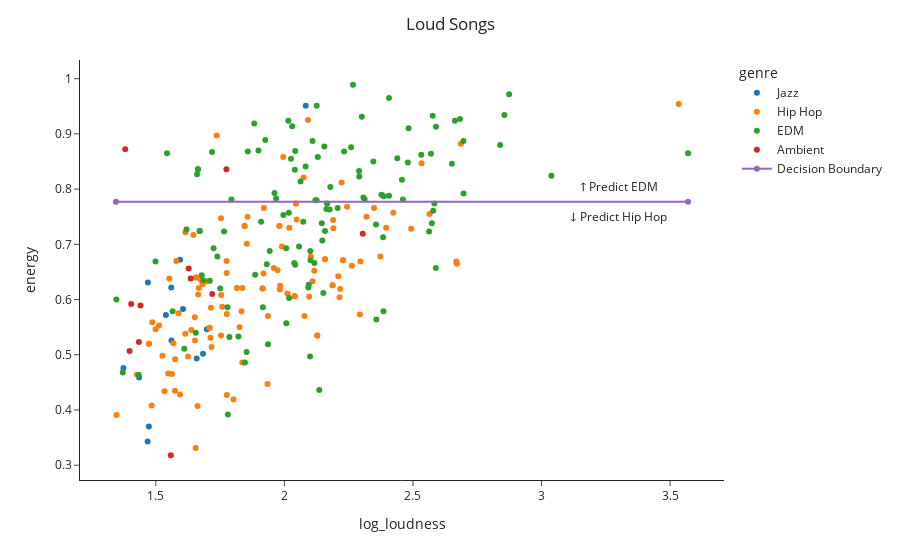

This figure's notebook cell:
### Code cell
loud_fig = px.scatter(track_df_loud, x='log_loudness', y='energy', color='genre',
                       hover_data=['name','artist'], template='simple_white')
loud_fig.update_layout(title_text='Loud Songs', title_x=0.5)
x1 = [loudness_cutoff, track_df_loud['log_loudness'].max()]
y1 = [energy_cutoff, energy_cutoff]
loud_fig.add_trace(go.Scatter(name='Decision Boundary', x=x1, y=y1))
# track_fig.add_trace(go.Scatter(x=x1, y=y1))
#track_fig.add_trace(go.Scatter(x=x2, y=y2))
loud_fig.add_annotation(x=3.3, y=energy_cutoff + 0.01,
            text="↑ Predict EDM",
            showarrow=False,
            yshift=10)
loud_fig.add_annotation(x=3.3, y=energy_cutoff - 0.045,
            text="↓ Predict Hip Hop",
            showarrow=False,
            yshift=10)
loud_fig.show()

### Figure 1 — Plotly figure (JSON) as saved in the notebook; plotly's stock layout.template omitted (floating-point values rounded to 4 significant figures; data arrays with more than 128 entries replaced by an {"elided": "..."} marker saying what was removed)
{"data": [{"customdata": [["Let's Get Lost", "Chet Baker"], ["Christmas Island", "Ella Fitzgerald"], ["Frosty The Snowman", "Ella Fitzgerald"], ["Milestones (feat. John Coltrane, Cannonball Adderley, Red Garland, Paul Chambers & Philly Joe Jones)", "Miles Davis"], ["Blue Train - Remastered 2003/Rudy Van Gelder Edition", "John Coltrane"], ["Take The Coltrane", "Duke Ellington"], ["Cantaloupe Island - Remastered 1999/Rudy Van Gelder Edition", "Herbie Hancock"], ["Watermelon Man - Remastered", "Herbie Hancock"], ["Chameleon", "Herbie Hancock"], ["Rockit", "Herbie Hancock"], ["Maiden Voyage - Remastered", "Herbie Hancock"], ["Moanin'", "Charles Mingus"], ["Track A- Solo Dancer", "Charles Mingus"], ["Track B- Duete Solo Dancers", "Charles Mingus"]], "hovertemplate": "genre=Jazz<br>log_loudness=%{x}<br>energy=%{y}<br>name=%{customdata[0]}<br>artist=%{customdata[1]}<extra></extra>", "legendgroup": "Jazz", "marker": {"color": "#1F77B4", "symbol": "circle"}, "mode": "markers", "name": "Jazz", "orientation": "v", "showlegend": true, "type": "scatter", "x": [1.473, 1.468, 1.684, 1.698, 1.659, 1.469, 1.606, 1.561, 1.594, 2.083, 1.435, 1.374, 1.56, 1.539], "xaxis": "x", "y": [0.37, 0.343, 0.502, 0.546, 0.493, 0.631, 0.583, 0.526, 0.672, 0.951, 0.459, 0.476, 0.622, 0.572], "yaxis": "y"}, {"customdata": {"elided": "117x2 str values"}, "hovertemplate": "genre=Hip Hop<br>log_loudness=%{x}<br>energy=%{y}<br>name=%{customdata[0]}<br>artist=%{customdata[1]}<extra></extra>", "legendgroup": "Hip Hop", "marker": {"color": "#FF7F0E", "symbol": "circle"}, "mode": "markers", "name": "Hip Hop", "orientation": "v", "showlegend": true, "type": "scatter", "x": [1.58, 1.656, 1.484, 2.158, 1.983, 2.045, 2.19, 1.717, 1.662, 1.473, 1.683, 1.919, 1.548, 2.294, 2.671, 1.995, 1.753, 1.646, 1.802, 1.99, 1.712, 1.815, 2.109, 2.012, 1.714, 1.754, 1.776, 2.103, 1.92, 1.934, 1.486, 2.019, 1.625, 1.526, 1.589, 1.837, 1.575, 2.116, 1.973, 1.347, 1.915, 2.228, 1.709, 2.04, 1.845, 1.594, 2.187, 1.427, 1.981, 1.652, 2.217, 2.686, 2.045, 2.128, 1.709, 1.667, 2.493, 1.983, 1.562, 2.396, 2.348, 1.499, 1.615, 2.222, 1.575, 2.078, 1.513, 1.775, 1.656, 1.569, 1.615, 1.936, 1.776, 1.758, 1.754, 1.552, 2.075, 2.669, 2.373, 2.189, 2.262, 2.564, 2.533, 2.092, 2.243, 2.048, 3.534, 1.833, 1.638, 1.736, 2.319, 1.857, 2.424, 1.665, 1.651, 2.214, 2.096, 1.915, 2.158, 1.473, 1.845, 1.826, 2.187, 1.697, 1.854, 1.981, 1.674, 2.228, 2.128, 2.04, 2.209, 1.655, 1.836, 1.534, 1.959, 1.776, 2.296], "xaxis": "x", "y": [0.67, 0.64, 0.408, 0.673, 0.625, 0.774, 0.729, 0.514, 0.407, 0.52, 0.628, 0.647, 0.466, 0.573, 0.665, 0.858, 0.747, 0.717, 0.419, 0.696, 0.531, 0.621, 0.633, 0.611, 0.585, 0.535, 0.648, 0.678, 0.766, 0.447, 0.559, 0.73, 0.497, 0.498, 0.575, 0.621, 0.492, 0.652, 0.653, 0.391, 0.62, 0.671, 0.549, 0.606, 0.733, 0.428, 0.626, 0.464, 0.733, 0.526, 0.619, 0.882, 0.774, 0.535, 0.549, 0.621, 0.728, 0.618, 0.465, 0.73, 0.766, 0.546, 0.538, 0.812, 0.435, 0.57, 0.553, 0.67, 0.64, 0.521, 0.722, 0.57, 0.427, 0.587, 0.608, 0.638, 0.821, 0.669, 0.678, 0.744, 0.661, 0.755, 0.847, 0.925, 0.768, 0.745, 0.954, 0.579, 0.545, 0.897, 0.75, 0.75, 0.757, 0.609, 0.568, 0.604, 0.605, 0.62, 0.673, 0.52, 0.733, 0.55, 0.626, 0.633, 0.701, 0.733, 0.636, 0.671, 0.535, 0.606, 0.642, 0.331, 0.486, 0.434, 0.657, 0.574, 0.669], "yaxis": "y"}, {"customdata": {"elided": "120x2 str values"}, "hovertemplate": "genre=EDM<br>log_loudness=%{x}<br>energy=%{y}<br>name=%{customdata[0]}<br>artist=%{customdata[1]}<extra></extra>", "legendgroup": "EDM", "marker": {"color": "#2CA02C", "symbol": "circle"}, "mode": "markers", "name": "EDM", "orientation": "v", "showlegend": true, "type": "scatter", "x": [2.207, 2.015, 2.532, 2.042, 2.683, 2.291, 2.439, 2.663, 2.589, 2.232, 2.407, 2.483, 2.407, 1.899, 2.301, 2.101, 2.095, 2.57, 2.267, 2.384, 1.968, 2.04, 2.356, 1.926, 2.125, 2.13, 2.307, 1.886, 2.378, 2.038, 1.718, 1.371, 1.794, 1.661, 2.11, 1.664, 1.619, 1.544, 1.671, 1.499, 2.042, 1.962, 2.176, 2.387, 1.751, 2.126, 2.577, 2.163, 2.082, 1.883, 1.909, 2.583, 2.697, 2.145, 2.579, 2.166, 2.839, 2.179, 2.063, 1.433, 1.664, 2.312, 2.563, 2.346, 2.696, 2.259, 1.671, 2.874, 1.347, 2.855, 1.821, 1.739, 1.71, 1.684, 1.943, 1.916, 1.779, 2.12, 1.853, 1.931, 1.61, 2.117, 2.48, 2.018, 2.457, 2.1, 2.147, 2.156, 2.158, 2.385, 1.936, 1.655, 1.765, 1.996, 1.847, 1.858, 1.725, 2.057, 2.03, 1.679, 1.78, 2.007, 3.57, 1.565, 2.102, 1.786, 3.038, 2.136, 2.152, 2.017, 2.589, 2.093, 2.461, 2.026, 2.29, 2.573, 2.073, 2.651, 2.358, 2.007], "xaxis": "x", "y": [0.766, 0.924, 0.862, 0.869, 0.927, 0.823, 0.856, 0.924, 0.913, 0.868, 0.965, 0.91, 0.788, 0.87, 0.931, 0.688, 0.627, 0.864, 0.989, 0.713, 0.783, 0.835, 0.736, 0.889, 0.78, 0.858, 0.785, 0.645, 0.79, 0.666, 0.867, 0.468, 0.781, 0.827, 0.887, 0.836, 0.727, 0.865, 0.724, 0.669, 0.663, 0.793, 0.763, 0.787, 0.62, 0.951, 0.933, 0.764, 0.841, 0.919, 0.741, 0.774, 0.792, 0.738, 0.761, 0.774, 0.88, 0.804, 0.814, 0.464, 0.836, 0.781, 0.723, 0.85, 0.887, 0.876, 0.724, 0.972, 0.6, 0.934, 0.533, 0.678, 0.634, 0.635, 0.688, 0.586, 0.586, 0.78, 0.505, 0.664, 0.511, 0.666, 0.848, 0.603, 0.817, 0.497, 0.707, 0.877, 0.724, 0.579, 0.519, 0.54, 0.723, 0.753, 0.486, 0.868, 0.693, 0.696, 0.914, 0.644, 0.392, 0.557, 0.865, 0.579, 0.671, 0.532, 0.824, 0.436, 0.612, 0.757, 0.657, 0.622, 0.781, 0.855, 0.833, 0.738, 0.741, 0.846, 0.564, 0.693], "yaxis": "y"}, {"customdata": [["180db_ [130]", "Aphex Twin"], ["Strange Overtones", "Brian Eno"], ["Dungeoneering", "Tim Hecker"], ["A Barely Lit Path", "Oneohtrix Point Never"], ["Dawn FM - OPN Remix", "Oneohtrix Point Never"], ["Memories Of Music", "Oneohtrix Point Never"], ["Krumville", "Oneohtrix Point Never"], ["Chrome Country", "Oneohtrix Point Never"], ["World Outside", "Oneohtrix Point Never"], ["Lovergirls Precinct", "Oneohtrix Point Never"], ["Kodomotachi", "Susumu Yokota"]], "hovertemplate": "genre=Ambient<br>log_loudness=%{x}<br>energy=%{y}<br>name=%{customdata[0]}<br>artist=%{customdata[1]}<extra></extra>", "legendgroup": "Ambient", "marker": {"color": "#D62728", "symbol": "circle"}, "mode": "markers", "name": "Ambient", "orientation": "v", "showlegend": true, "type": "scatter", "x": [1.719, 1.775, 1.628, 1.434, 2.305, 1.398, 1.404, 1.558, 1.635, 1.381, 1.441], "xaxis": "x", "y": [0.61, 0.836, 0.656, 0.523, 0.719, 0.507, 0.592, 0.318, 0.638, 0.872, 0.589], "yaxis": "y"}, {"name": "Decision Boundary", "type": "scatter", "x": [1.345, 3.57], "y": [0.777, 0.777]}], "layout": {"annotations": [{"showarrow": false, "text": "↑ Predict EDM", "x": 3.3, "y": 0.787, "yshift": 10}, {"showarrow": false, "text": "↓ Predict Hip Hop", "x": 3.3, "y": 0.732, "yshift": 10}], "legend": {"title": {"text": "genre"}, "tracegroupgap": 0}, "margin": {"t": 60}, "title": {"text": "Loud Songs", "x": 0.5}, "xaxis": {"anchor": "y", "domain": [0, 1], "title": {"text": "log_loudness"}}, "yaxis": {"anchor": "x", "domain": [0, 1], "title": {"text": "energy"}}}}
